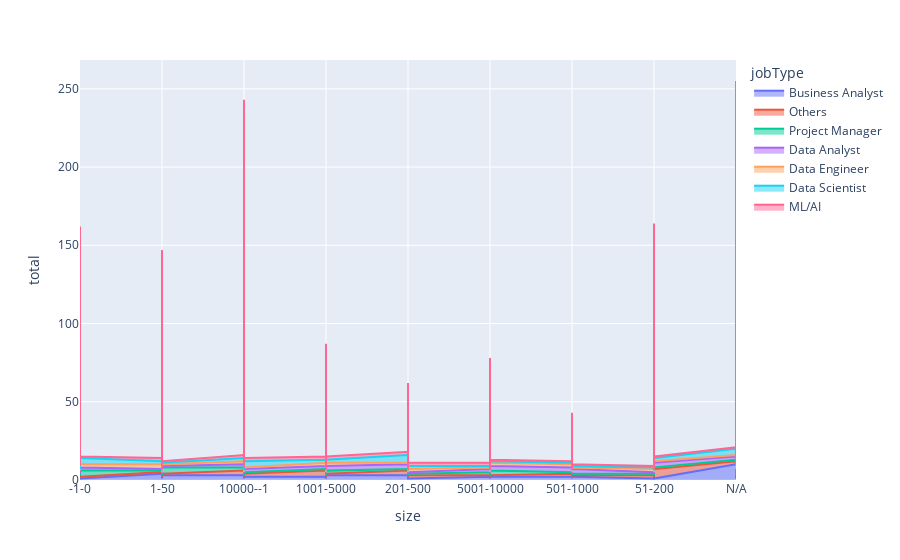

Notebook source saved alongside this figure:
### Markdown cell above
###   ANÁLISIS POR

### Code cell
fig = px.area(res_df[res_df.level!='N/A'],x="size",y="total",color="jobType",line_group="jobType")
    fig.show()

### Figure 1 — Plotly figure (JSON) as saved in the notebook; plotly's stock layout.template omitted (floating-point values rounded to 4 significant figures; data arrays with more than 128 entries replaced by an {"elided": "..."} marker saying what was removed)
{"data": [{"hovertemplate": "jobType=Business Analyst<br>size=%{x}<br>total=%{y}<extra></extra>", "legendgroup": "Business Analyst", "line": {"color": "#636efa"}, "mode": "lines", "name": "Business Analyst", "orientation": "v", "showlegend": true, "stackgroup": "1", "type": "scatter", "x": {"elided": "3968 str values"}, "xaxis": "x", "y": {"elided": "3968 int values"}, "yaxis": "y"}, {"hovertemplate": "jobType=Others<br>size=%{x}<br>total=%{y}<extra></extra>", "legendgroup": "Others", "line": {"color": "#EF553B"}, "mode": "lines", "name": "Others", "orientation": "v", "showlegend": true, "stackgroup": "1", "type": "scatter", "x": {"elided": "28069 str values"}, "xaxis": "x", "y": {"elided": "28069 int values"}, "yaxis": "y"}, {"hovertemplate": "jobType=Project Manager<br>size=%{x}<br>total=%{y}<extra></extra>", "legendgroup": "Project Manager", "line": {"color": "#00cc96"}, "mode": "lines", "name": "Project Manager", "orientation": "v", "showlegend": true, "stackgroup": "1", "type": "scatter", "x": {"elided": "4351 str values"}, "xaxis": "x", "y": {"elided": "4351 int values"}, "yaxis": "y"}, {"hovertemplate": "jobType=Data Analyst<br>size=%{x}<br>total=%{y}<extra></extra>", "legendgroup": "Data Analyst", "line": {"color": "#ab63fa"}, "mode": "lines", "name": "Data Analyst", "orientation": "v", "showlegend": true, "stackgroup": "1", "type": "scatter", "x": {"elided": "2430 str values"}, "xaxis": "x", "y": {"elided": "2430 int values"}, "yaxis": "y"}, {"hovertemplate": "jobType=Data Engineer<br>size=%{x}<br>total=%{y}<extra></extra>", "legendgroup": "Data Engineer", "line": {"color": "#FFA15A"}, "mode": "lines", "name": "Data Engineer", "orientation": "v", "showlegend": true, "stackgroup": "1", "type": "scatter", "x": {"elided": "2034 str values"}, "xaxis": "x", "y": {"elided": "2034 int values"}, "yaxis": "y"}, {"hovertemplate": "jobType=Data Scientist<br>size=%{x}<br>total=%{y}<extra></extra>", "legendgroup": "Data Scientist", "line": {"color": "#19d3f3"}, "mode": "lines", "name": "Data Scientist", "orientation": "v", "showlegend": true, "stackgroup": "1", "type": "scatter", "x": {"elided": "2608 str values"}, "xaxis": "x", "y": {"elided": "2608 int values"}, "yaxis": "y"}, {"hovertemplate": "jobType=ML/AI<br>size=%{x}<br>total=%{y}<extra></extra>", "legendgroup": "ML/AI", "line": {"color": "#FF6692"}, "mode": "lines", "name": "ML/AI", "orientation": "v", "showlegend": true, "stackgroup": "1", "type": "scatter", "x": {"elided": "920 str values"}, "xaxis": "x", "y": {"elided": "920 int values"}, "yaxis": "y"}], "layout": {"legend": {"title": {"text": "jobType"}, "tracegroupgap": 0}, "margin": {"t": 60}, "xaxis": {"anchor": "y", "domain": [0, 1], "title": {"text": "size"}}, "yaxis": {"anchor": "x", "domain": [0, 1], "title": {"text": "total"}}}}
